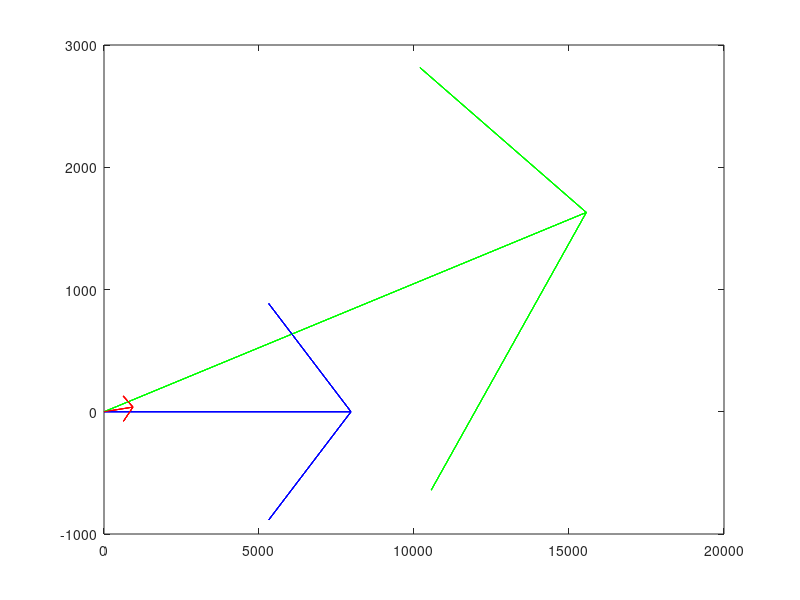

The MATLAB script that drew this image:
clc;
clear all;

vl = 13800; %Line Voltage
S = 50000000; % potência aparente do GS
Xs = 2.5; % reatância síncrona do GS
Ra = 0; % resistência de armadura do GS
fp = 0.9; % fator de potência (atrasado)
fp_estado = 'i'; % i - indutivo e c-capacitivo
ligacao = 'd'; % y - ligacao Y e d - ligacao delta
num_polos = 4; % Número de polos da máquina.
freq_ele = 60; % frequência elétrica em Hz.
Vp = vl/sqrt(3);

%Ia and Ia Phase
Ia = S/(sqrt(3)*vl*fp);
Ia = Ia/sqrt(3);
Ia_phase = acos(-1*fp);
%Converting Ia to rectangular form
Ia_complex = Ia * exp(Ia_phase*1i);
%Calculating Ea in the rectangular form
Ea_complex = vl - Ia_complex*Xs*1i;
%Converting Ea to polar form
Ea_mod = abs(Ea_complex);
Ea_phase = angle(Ea_complex);


Pout = S*0.6*fp;
% Considering the lossless system
%Pin = Pout - 1*10^6 - 1,5*10^6
Pin = Pout;

for c = 1:4
    
    Ea_newphase = asin((Pin*Xs)/(3*vl*Ea_mod));
    Ea_newcomplex = Ea_mod*exp(Ea_newphase*1i);
    Ia_newcomplex = (vl-Ea_newcomplex)/(Xs*1i);
    Ia_newmod = abs(Ia_newcomplex);
    Ia_newphase = angle(Ia_newcomplex);
    Pout = Pout + (S*0.1*fp);

    quiver(0*abs(Ea_newcomplex),0*imag(Ea_newcomplex),abs(Ea_newcomplex),imag(Ea_newcomplex),0,'g');
    hold on;
    quiver(0*Vp,0*Vp,Vp,0*Vp,0,'b');
    quiver(0*Vp,0*Vp,Ia_newmod*cosd(Ia_newphase),Ia_newmod*sind(Ia_newphase),0,'r');
    %quiver(Vp,0*Vp,abs(jXsIa),abs(jXsIa),0,'m');
    pause; %('on');
end